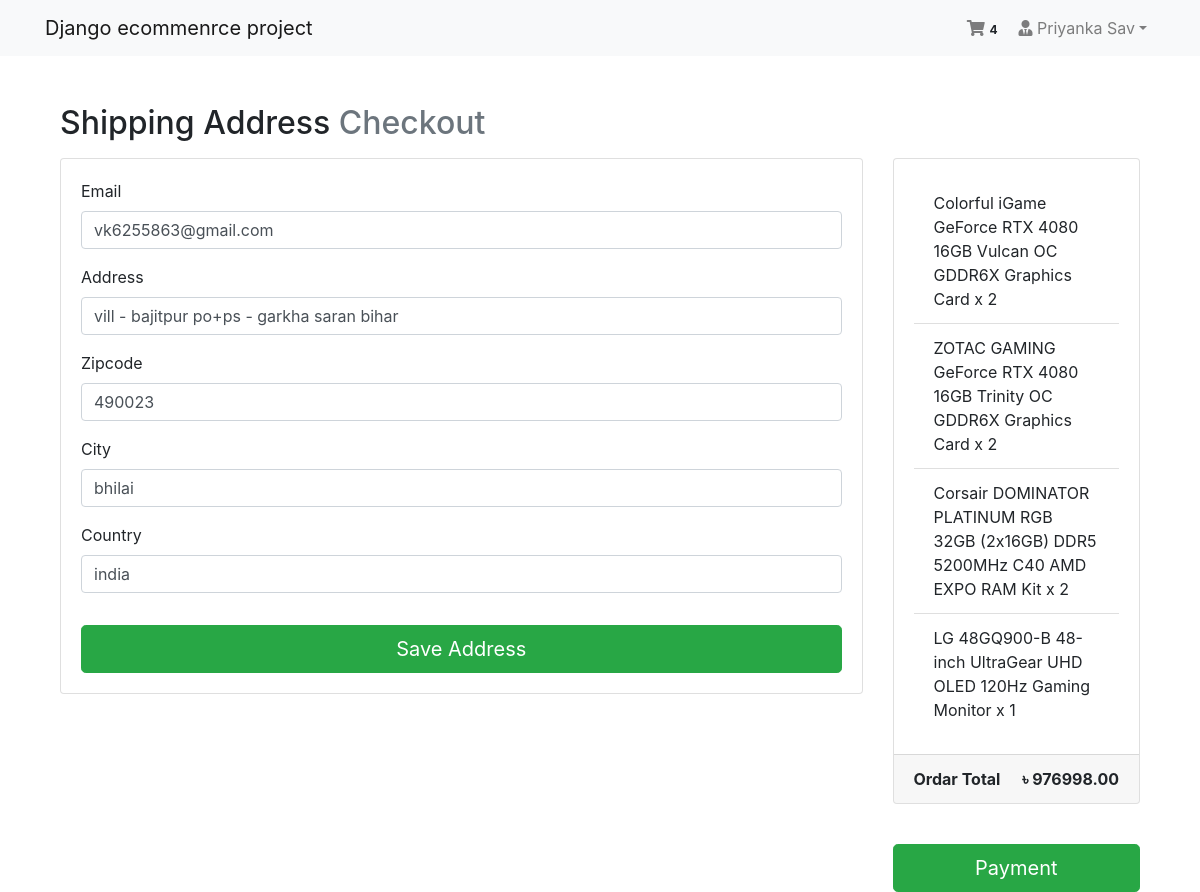
Screenshot of /payment/checkout/ (signed in) with the database file from the repository.
### App_Login/models.py (models this page shows, shortened)
class User(AbstractBaseUser,PermissionsMixin):
    email = models.EmailField(_("email address"),unique=True, null = False)
    is_staff = models.BooleanField(_("staff status"),
    default=False,
    help_text= _("Designates whether the user can log into this admin site.")
    )
    is_active = models.BooleanField(
        _("active"),
        default=True,
        help_text = _(
            "Designates whether this user should be treated as active. "
            "Unselect this instead of deleting accounts."
        ),
    )
    objects = MyUserManager()
    USERNAME_FIELD = 'email'

class Profile(models.Model):
    user = models.OneToOneField(User,on_delete=models.CASCADE, related_name="profile")
    username = models.CharField(max_length=264,blank=True)
    full_name = models.CharField(max_length=264,blank=True)
    address_1 = models.CharField(max_length=300,blank=True)
    city = models.CharField(max_length=40,blank=True)
    zipcode = models.CharField(max_length=10,blank=True)
    country = models.CharField(max_length=40,blank=True)
    phone = models.CharField(max_length=20,blank=True)
    date_joined = models.DateTimeField(auto_now_add=True)

### App_Order/models.py (models this page shows, shortened)
class Order(models.Model):
    orderitems = models.ManyToManyField(Cart)
    user = models.ForeignKey(settings.AUTH_USER_MODEL, on_delete=models.CASCADE)
    ordered = models.BooleanField(default=False)
    created = models.DateTimeField(auto_now_add=True)
    paymentId = models.CharField(max_length=100, blank=True, null=True)
    orderId = models.CharField(max_length=100, blank=True, null=True)
    def get_totals(self):
        total = 0
        for order_item in self.orderitems.all():
            total += float(order_item.get_total())
        return total

class Cart(models.Model):
    user = models.ForeignKey(settings.AUTH_USER_MODEL, on_delete=models.CASCADE, related_name='cart')
    item = models.ForeignKey(Product, on_delete=models.CASCADE)
    quantity = models.IntegerField(default=1)
    purchased = models.BooleanField(default=False)
    created = models.DateTimeField(auto_now_add=True)
    updated = models.DateTimeField(auto_now=True)
    def get_total(self):
        total = self.item.price * self.quantity
        float_total = format(total, '0.2f')
        return float_total

### App_Payment/models.py (models this page shows, shortened)
class BillingAddress(models.Model):
    user = models.ForeignKey(settings.AUTH_USER_MODEL, on_delete=models.CASCADE)
    email = models.EmailField(max_length=264, blank=True)
    address = models.CharField(max_length=264, blank=True)
    zipcode = models.CharField(max_length=10, blank=True)
    city = models.CharField(max_length=264, blank=True)
    country = models.CharField(max_length=264, blank=True)
    def is_fully_filled(self):
        field_names = [f.name for f in self._meta.get_fields()]
        for field_name in field_names:
            value = getattr(self, field_name)
            if value is None or value=='':
                return False
        return True
    class Meta:
        verbose_name_plural = 'Billing Addresses'

### App_Shop/models.py (models this page shows, shortened)
class Product(models.Model):
    mainimage = models.ImageField(upload_to='Products')
    name = models.CharField(max_length=100)
    category = models.ForeignKey(Category, on_delete=models.CASCADE, related_name='category')
    preview_text = models.TextField(max_length=200, verbose_name='Preview Text')
    detail_text = models.TextField(max_length=1000, verbose_name='Description')
    price = models.DecimalField(max_digits=10, decimal_places=2)
    old_price = models.DecimalField(max_digits=10, decimal_places=2, blank=True, default=0.00)
    created = models.DateTimeField(auto_now_add=True)
    class Meta:
        ordering = ('-created',)

### App_Payment/views.py (the view, shortened to what this page needs)
# urls.py: path('checkout/', views.checkout, name='checkout'),
@login_required
def checkout(request):
    saved_address = BillingAddress.objects.get_or_create(user=request.user)[0]
    form = BillingForm(instance=saved_address)
    order_qs = Order.objects.filter(user=request.user, ordered=False)
    order_items = order_qs[0].orderitems.all()
    order_total = order_qs[0].get_totals()
    return render(request, 'App_Payment/checkout.html', context={ 'form':form, 'order_items':order_items, 'order_total':order_total, 'saved_address':saved_address})

### App_Payment/forms.py
class BillingForm(forms.ModelForm):
    class Meta:
        model = BillingAddress
        fields = ['email', 'address', 'zipcode', 'city', 'country']

### App_Order/templatetags/cart_tag.py (called while the page is built)
@register.filter
def cart_total(user):
    order = Order.objects.filter(user=user, ordered=False)
    if order.exists():
        return order[0].orderitems.count()
    else:
        return 0

### templates/App_Payment/checkout.html (shortened to what this page needs)
{% extends 'base.html' %}
{% load crispy_forms_tags %}
{% block body_block %}
<div class="container mt-5">
    <h2 class="mb-3">
        Shipping Address <span class="text-muted">Checkout</span>
    </h2>
    <div class="row">
        <div class="col-md-9">
            <div class="card mb-5" style="height: auto;">
                <div class="card-body">
                    <form method="POST" action="">
                        {{form|crispy}}
                        <button class="btn btn-success btn-lg btn-block mt-3 float-right" type="submit">Save Address</button>
                    </form>
                </div>
            </div>
        </div>
        <div class="col-md-3">
            <div class="card" style="height: auto;">
                <div class="card-body">
                    <ul class="list-group list-group-flush">
                        {% for order_item in order_items %}
                            <li class="list-group-item">{{order_item.item.name}} x {{order_item.quantity}}</li>
                        {% endfor %}
                    </ul>
                </div>
                <div class="card-footer">
                    <span class="float-left"><b>Ordar Total</b></span>
                    <span class="float-right"><b>&#2547; {{order_total|floatformat:2}}</b></span>
                </div>
            </div>
            <br>
            {% if saved_address.is_fully_filled %}
                <a href="{% url 'App_Payment:payment' %}" class="btn btn-success btn-lg btn-block mt-3">Payment</a>
            {% else %}
            <div class="alert alert-info">
                <p>Please fill up all the information before payment.</p>
            </div>
            {% endif %}
        </div>
    </div>
</div>
{% endblock %}

### templates/navbar.html (shortened to what this page needs)
{% load cart_tag %}
<nav class="navbar navbar-expand-lg navbar-light bg-light">
    <div class="container">
        <a class="navbar-brand" href="{% url 'App_Shop:home'%}">Django ecommenrce project</a>
        <div class="collapse navbar-collapse" id="navbarNav">
            <ul class="navbar-nav ml-auto">
                {% if request.user.is_authenticated %}
                <li class="nav-item">
                    <a class="nav-link" href="{% url 'App_Order:cart' %}"><i class="fa fa-shopping-cart" aria-hidden="true"></i><span class="badge badge-light">{{request.user | cart_total}}</span>
                    </a>
                </li>
                <li class="nav-item dropdown">
                    <a class="nav-link dropdown-toggle" href="#" id="navbarDropdown" role="button" data-toggle="dropdown" aria-haspopup="true" aria-expanded="false"><i class="fas fa-user-tie"></i> {{request.user.profile.username}}</a>
                </li>
                {% else %}
                <li class="nav-item">
                    <a class="nav-link" href="{% url 'App_Login:login'%}" class="btn btn-primary">Login</a>
                </li>
                {% endif %}
            </ul>
    </div>
</nav>

### templates/base.html (style rules this page uses)
.card { height: 350px; }

### rows the page displays
User: user|cart_total "4", user.profile.username "Priyanka Sav"
BillingAddress: email "vk6255863@gmail.com", address "vill - bajitpur po+ps - garkha saran bihar", zipcode "490023", city "bhilai", country "india"
Cart: item.name "Colorful iGame GeForce RTX 4080 16GB Vulcan OC GDDR6X Graphics Card", quantity "2"
Cart: item.name "ZOTAC GAMING GeForce RTX 4080 16GB Trinity OC GDDR6X Graphics Card", quantity "2"
Cart: item.name "Corsair DOMINATOR PLATINUM RGB 32GB (2x16GB) DDR5 5200MHz C40 AMD EXPO RAM Kit", quantity "2"
Cart: item.name "LG 48GQ900-B 48-inch UltraGear UHD OLED 120Hz Gaming Monitor", quantity "1"

### other values shown
{{ order_total|floatformat:2 }} "976998.00"
